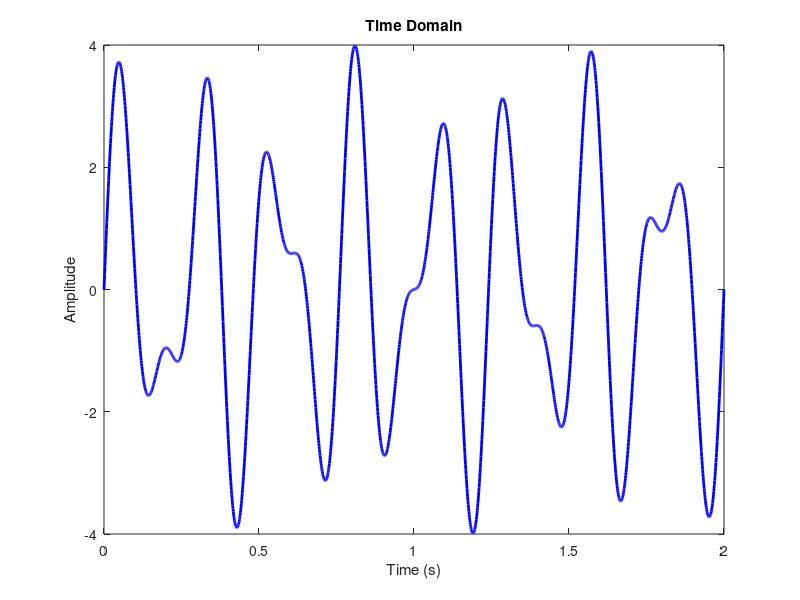
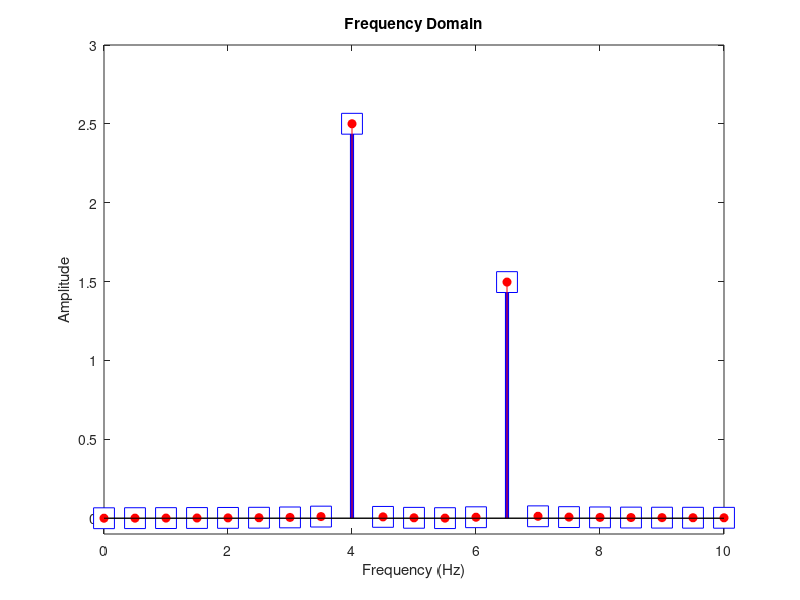

Reproduce these figures in MATLAB, in order.
%signal = 2.5*sin(2*pi*4*t) + 1.5*sin(2*pi*6.5*t);
% The DTFT in a loop – form Create the signal
%------------Create the signal--------------------
samp_rate = 1000; 
t = 0: 1/samp_rate : 2 
time=0:0.001:2
pts = length(time);
signal = 2.5*sin(2*pi*4*t) + 1.5*sin(2*pi*6.5*t); 
%---------Prepare the Fourier Transform------------
Frr_time = (0: pts -1)/pts;
Frr_coef = zeros(size(signal));
for fi = 1:pts
    csw = exp(-i *2*pi*(fi-1)*Frr_time);
    Frr_coef(fi) = sum (signal.*csw)/pts
end
%------------Extract the amplitudes----------------
ampls = 2 * abs(Frr_coef);
%Compute the frequencies vector
hz = linspace(0, samp_rate/2, floor(pts/2)+1);
figure(1), clf
%subplot(2,1,1)
plot(t, signal, 'b', 'linew', 2)
xlabel('Time (s)'), ylabel("Amplitude")
title("Time Domain")
%subplot(2,1,2)
figure(2)
stem(hz, ampls(1:length(hz)), 'bs-', 'linew', 3, 'markersize', 15,'markerfacecolor', 'w')
set(gca, 'xlim', [0 10], 'ylim', [-0.1 3])
xlabel('Frequency (Hz)'), ylabel('Amplitude')
title('Frequency Domain')
% Plot MATLAB’s FFT output on top
Frr_coef_F = fft(signal)/pts
% Extract the amplitudes
ampls_F = 2 * abs(Frr_coef_F);
hold on
stem(hz, ampls_F(1:length(hz)), "ro", 'markerfacecolor', 'r')
%---------------------------
%------------Create the signal--------------------
% samp_rate = 1000; 
% t = 0: 1/samp_rate : 2 
% time=0:0.001:2
% pts = length(time);
% signal = signal = 2.5*sin(2*pi*4*t) + 1.5*sin(2*pi*6.5*t);
% %---------Prepare the Fourier Transform------------
% Frr_time = (0: pts -1)/pts;
% Frr_coef = zeros(size(signal));
% for fi = 1:pts
%     csw = exp(-i *2*pi*(fi-1)*Frr_time);
%     Frr_coef(fi) = sum (signal.*csw)/pts
% end
% %------------Extract the amplitudes----------------
% ampls = 2 * abs(Frr_coef);
% %Compute the frequencies vector
% hz = linspace(0, samp_rate/2, floor(pts/2)+1);